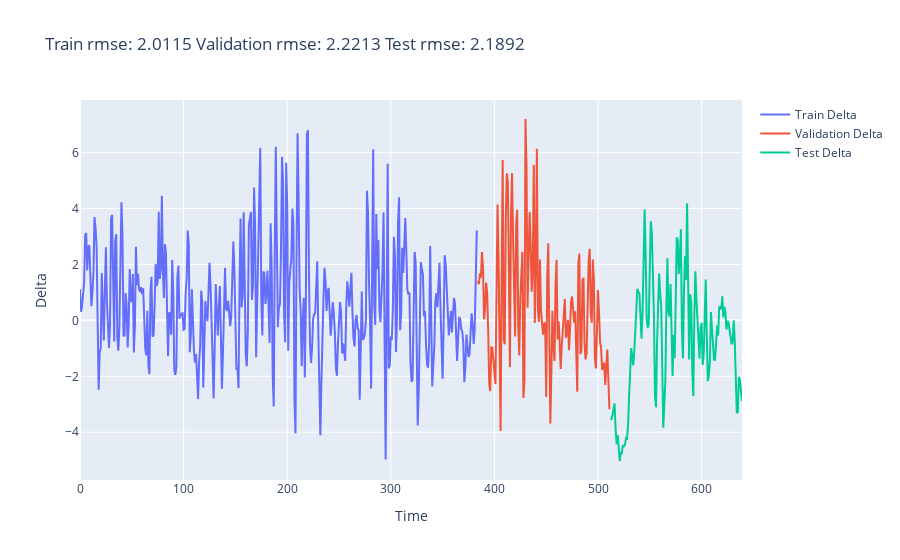

Notebook source saved alongside this figure:
### Code cell
# plt delta and title is rmse of delta

train_delta = df_results['delta'][:len(train_data_X)]
val_delta = df_results['delta'][len(train_data_X):len(train_data_X) + len(val_data_X)]
test_delta = df_results['delta'][-len(test_data_X):]

fig = go.Figure()
fig.add_trace(go.Scatter(x=np.arange(len(train_delta)), y=train_delta, mode='lines', name='Train Delta'))
fig.add_trace(go.Scatter(x=np.arange(len(train_delta), len(train_delta) + len(val_delta)), y=val_delta, mode='lines', name='Validation Delta'))
fig.add_trace(go.Scatter(x=np.arange(len(train_delta) + len(val_delta), len(train_delta) + len(val_delta) + len(test_delta)), y=test_delta, mode='lines', name='Test Delta'))

# title 3 rmse
rmse_train = np.sqrt(np.mean(train_delta**2))
rmse_val = np.sqrt(np.mean(val_delta**2))
rmse_test = np.sqrt(np.mean(test_delta**2))
fig.update_layout(title=f'Train rmse: {rmse_train:.4f}\nValidation rmse: {rmse_val:.4f}\nTest rmse: {rmse_test:.4f}', xaxis_title='Time', yaxis_title='Delta')
fig.show()
